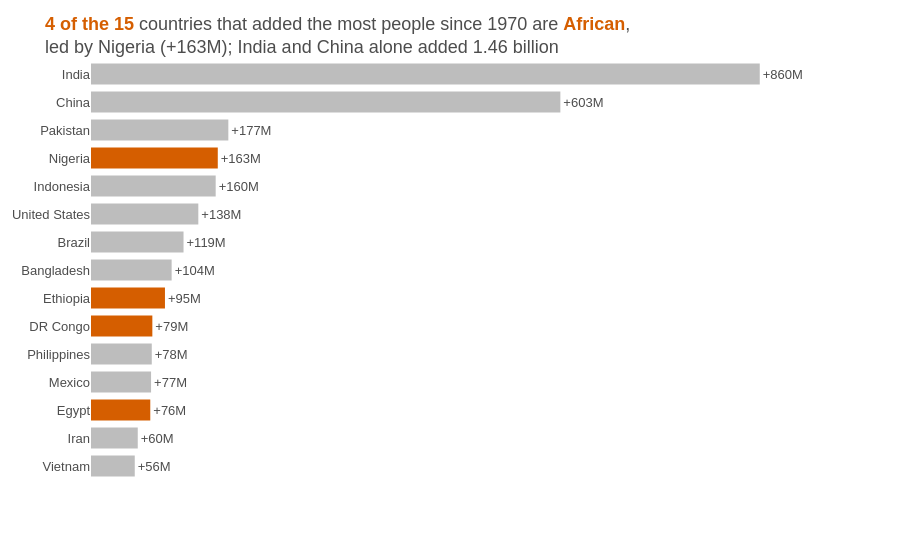

The notebook cell saved with this chart:
### Markdown cell above
**Chart choice & justification:** *Which chart did you choose, and why? Justify design choices.

*YOUR ANSWER HERE*

I chose sorted horizontal bar chart because the question asked to ranks 15 countries by numbers, and bars sorted from largest to smallest make that ranking easy to read. All the bars start at zero, so lengths can be compared with our eyes and horizontal bars keep the country names readable. Colour answers the second part of the question: African countries are vermillion and the rest are grey, so you can count them easily with just a look. Value labels replace the x-axis.

### Code cell
# Q2
# YOUR CODE HERE

df['Added'] = df['2022 Population'] - df['1970 Population']
top15 = df.nlargest(15, 'Added').sort_values('Added')          # ascending -> largest at top
top15['Group'] = np.where(top15['Continent'] == 'Africa', 'Africa', 'Other')
n_africa = (top15['Group'] == 'Africa').sum()
top_af = top15[top15['Group'] == 'Africa'].iloc[-1]

fig = px.bar(top15, x='Added', y='Country', orientation='h', color='Group',
             color_discrete_map={'Africa': ACCENT, 'Other': GREY},
             text=top15['Added'].map(lambda v: f'+{v/1e6:,.0f}M'),
             template='plotly_white', height=560)
fig.update_traces(textposition='outside', cliponaxis=False, marker_line_width=0)
fig.update_yaxes(categoryorder='total ascending')                # keep sorted: largest at top
fig.update_layout(
    title=dict(text=f"<span style='color:{ACCENT}'><b>{n_africa} of the 15</b></span> countries that added the most people since 1970 are "
                    f"<span style='color:{ACCENT}'><b>African</b></span>,<br>led by {top_af['Country']} (+{top_af['Added']/1e6:.0f}M); "
                    f"India and China alone added {(top15.nlargest(2, 'Added')['Added'].sum())/1e9:.2f} billion"),
    font=FONT, showlegend=False, margin=dict(r=60), bargap=0.25)
fig.update_xaxes(visible=False, range=[0, top15['Added'].max() * 1.12])
fig.update_yaxes(title=None, showgrid=False)
fig.show()

### Figure 1 — Plotly figure (JSON) as saved in the notebook; plotly's stock layout.template omitted (floating-point values rounded to 4 significant figures)
{"data": [{"cliponaxis": false, "hovertemplate": "Group=Other<br>Added=%{x}<br>Country=%{y}<br>text=%{text}<extra></extra>", "legendgroup": "Other", "marker": {"color": "#BDBDBD", "line": {"width": 0}, "pattern": {"shape": ""}}, "name": "Other", "orientation": "h", "showlegend": true, "text": ["+56M", "+60M", "+77M", "+78M", "+104M", "+119M", "+138M", "+160M", "+177M", "+603M", "+860M"], "textposition": "outside", "type": "bar", "x": [56258007, 60100865, 77214819, 78123423, 103644512, 118943623, 137961517, 160272945, 176533990, 603352887, 859671872], "xaxis": "x", "y": ["Vietnam", "Iran", "Mexico", "Philippines", "Bangladesh", "Brazil", "United States", "Indonesia", "Pakistan", "China", "India"], "yaxis": "y"}, {"cliponaxis": false, "hovertemplate": "Group=Africa<br>Added=%{x}<br>Country=%{y}<br>text=%{text}<extra></extra>", "legendgroup": "Africa", "marker": {"color": "#D55E00", "line": {"width": 0}, "pattern": {"shape": ""}}, "name": "Africa", "orientation": "h", "showlegend": true, "text": ["+76M", "+79M", "+95M", "+163M"], "textposition": "outside", "type": "bar", "x": [76208117, 78858479, 95071678, 162971948], "xaxis": "x", "y": ["Egypt", "DR Congo", "Ethiopia", "Nigeria"], "yaxis": "y"}], "layout": {"bargap": 0.25, "barmode": "relative", "font": {"color": "#4D4D4D", "family": "Arial", "size": 13}, "height": 560, "legend": {"title": {"text": "Group"}, "tracegroupgap": 0}, "margin": {"r": 60, "t": 60}, "showlegend": false, "title": {"text": "<span style='color:#D55E00'><b>4 of the 15</b></span> countries that added the most people since 1970 are <span style='color:#D55E00'><b>African</b></span>,<br>led by Nigeria (+163M); India and China alone added 1.46 billion"}, "xaxis": {"anchor": "y", "domain": [0, 1], "range": [0, 962800000.0], "title": {"text": "Added"}, "visible": false}, "yaxis": {"anchor": "x", "categoryorder": "total ascending", "domain": [0, 1], "showgrid": false, "title": {}}}}
